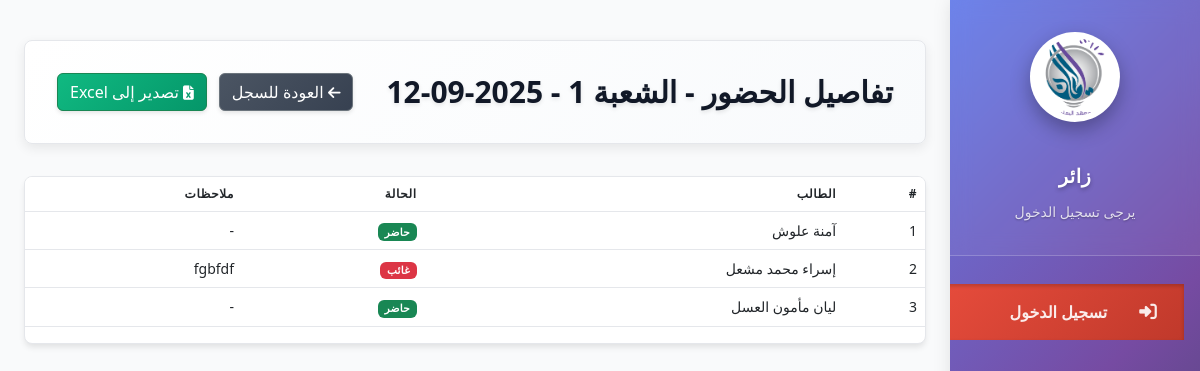
/attendance/attendance/detail/1/2025-09-12/, run on the app's committed database.
### attendance/models.py (models this page shows, shortened)
class Attendance(models.Model):
    class Status(models.TextChoices):
        PRESENT = 'present', 'حاضر'
        ABSENT = 'absent', 'غائب'
        LATE = 'late', 'متأخر'
    student = models.ForeignKey(Student, on_delete=models.CASCADE, verbose_name='الطالب')
    classroom = models.ForeignKey(Classroom, on_delete=models.CASCADE, verbose_name='الشعبة')
    date = models.DateField(default=timezone.now, verbose_name='التاريخ')
    status = models.CharField(max_length=10, choices=Status.choices, default='absent', verbose_name='الحالة')
    notes = models.TextField(blank=True, null=True, verbose_name='ملاحظات')
    class Meta:
        verbose_name = 'حضور'
        verbose_name_plural = 'سجل الحضور'
        unique_together = ('student', 'date')  # منع تكرار تسجيل نفس الطالب في نفس اليوم

### students/models.py (models this page shows, shortened)
class Student(models.Model):
    class Gender(models.TextChoices):
        MALE = 'male', 'ذكر'
        FEMALE = 'female', 'أنثى'
    class HowKnewUs(models.TextChoices):
        FRIEND = 'friend', 'صديق'
        SOCIAL = 'social', 'وسائل التواصل الاجتماعي'
        AD = 'ad', 'إعلان'
        ADS = 'ads', 'إعلانات طرقية'
        OTHER = 'other', 'أخرى'
    class Academic_Track(models.TextChoices):
        LITERARY = 'أدبي', 'الأدبي'
        SCIENTIFIC = 'علمي', 'العلمي'
        NINTH_GRADE = 'تاسع', 'الصف التاسع'
    full_name = models.CharField(max_length=200)
    email = models.EmailField(blank=True, null=True)
    phone = models.CharField(max_length=20, blank=True)
    gender = models.CharField(max_length=6, choices=Gender.choices, blank=True)
    branch = models.CharField(max_length=10, choices=Academic_Track.choices, blank=True)
    birth_date = models.DateField(null=True, blank=True)
    student_number = models.CharField(max_length=20, blank=True)
    nationality = models.CharField(max_length=50, blank=True)
    registration_date = models.DateField(default=datetime.now)
    tase3 = models.IntegerField(default=0, blank=True)
    disease = models.TextField(blank=True, default="none")
    is_active = models.BooleanField(default=True, verbose_name="نشط")
    father_name = models.CharField(max_length=100, blank=True)
    father_job = models.CharField(max_length=100, blank=True)
    father_phone = models.CharField(max_length=20, blank=True)
    mother_name = models.CharField(max_length=100, blank=True)
    mother_job = models.CharField(max_length=100, blank=True)
    mother_phone = models.CharField(max_length=20, blank=True)
    address = models.TextField(blank=True)
    home_phone = models.CharField(max_length=20, blank=True)
    previous_school = models.CharField(max_length=100, blank=True)
    elementary_school = models.CharField(max_length=100, blank=True)
    how_knew_us = models.CharField(
        max_length=100,
        choices=HowKnewUs.choices,
        blank=True,
        null=True
    )
    notes = models.TextField(blank=True)
    added_by = models.ForeignKey(
        User,
        on_delete=models.SET_NULL,
        null=True,
        blank=True,
        verbose_name="تم الإضافة بواسطة"
    )
    discount_percent = models.DecimalField(
        max_digits=5,
        decimal_places=2,
        default=Decimal('0'),
        help_text="Percentage discount (0-100)",
        verbose_name='نسبة الحسم الافتراضي %'
    )
    discount_amount = models.DecimalField(
        max_digits=10,
        decimal_places=2,
        default=Decimal('0'),
        help_text="Fixed amount discount",
        verbose_name='قيمة الحسم الافتراضي'
    )
    discount_reason = models.CharField(
        max_length=200,
        blank=True,
        verbose_name='سبب الحسم'
    )
    created_at = models.DateTimeField(auto_now_add=True)
    updated_at = models.DateTimeField(auto_now=True)
    account = models.ForeignKey(
        'accounts.Account',
        on_delete=models.SET_NULL,
        null=True,
        blank=True,
        verbose_name='حساب الطالب (ذمم)'
    )
    class Meta:
        ordering = ['full_name']
        verbose_name = 'طالب'
        verbose_name_plural = 'الطلاب'

### attendance/views.py (the view)
# urls.py: path('attendance/detail/<int:classroom_id>/<str:date>/', views.AttendanceDetailView.as_view(), name='attendance_detail'),
class AttendanceDetailView(ListView):
    model = Attendance
    template_name = 'attendance/attendance_detail.html'
    context_object_name = 'attendances'
    def get_queryset(self):
        classroom_id = self.kwargs.get('classroom_id')
        date = self.kwargs.get('date')
        return Attendance.objects.filter(classroom_id=classroom_id, date=date)
    def get_context_data(self, **kwargs):
        context = super().get_context_data(**kwargs)
        context['classroom'] = get_object_or_404(Classroom, id=self.kwargs.get('classroom_id'))
        context['date'] = self.kwargs.get('date')
        return context

### employ/context_processors.py (called while the page is built, shortened)
def employee_data(request):
    return {}

### templates/attendance/attendance_detail.html (shortened to what this page needs)
{% extends "base.html" %}
{% load static %}
{% block content %}
<div class="module-header">
    <h2>تفاصيل الحضور - {{ classroom.name }} - {{ date }}</h2>
    <div class="header-actions">
        <a href="{% url 'attendance:attendance' %}" class="btn btn-secondary">
            <i class="fas fa-arrow-left"></i> العودة للسجل
        </a>
        <a href="{% url 'attendance:export_attendance' classroom.id date %}" class="btn btn-success">
            <i class="fas fa-file-excel"></i> تصدير إلى Excel
        </a>
    </div>
</div>
<div class="table-container">
    <table class="table">
        <thead>
            <tr>
                <th>#</th>
                <th>الطالب</th>
                <th>الحالة</th>
                <th>ملاحظات</th>
            </tr>
        </thead>
        <tbody>
            {% for attendance in attendances %}
            <tr>
                <td>{{ forloop.counter }}</td>
                <td>{{ attendance.student.full_name }}</td>
                <td>
                    <span class="badge {% if attendance.status == 'present' %}bg-success{% elif attendance.status == 'absent' %}bg-danger{% else %}bg-warning{% endif %}">
                        {{ attendance.get_status_display }}
                    </span>
                </td>
                <td>{{ attendance.notes|default:"-" }}</td>
            </tr>
            {% empty %}
            <tr>
                <td colspan="4" class="text-center">لا توجد سجلات حضور</td>
            </tr>
            {% endfor %}
        </tbody>
    </table>
</div>
{% endblock %}

### static/css/main.css (style rules this page uses)
:root { --primary-color: #3498db; --secondary-color: #2ecc71; --danger-color: #e74c3c; --warning-color: #f39c12; --info-color: #1abc9c; --dark-color: #4d6883; --light-color: #ecf0f1; --white: #ffffff; --black: #2c3e50; --gray: #95a5a6; --border-radius: 8px; --box-shadow: 0 2px 10px rgba(0, 0, 0, 0.1); --transition: all 0.3s ease; --sidebar-width: 250px; --sidebar-collapsed-width: 70px; --sidebar-transition: all 0.4s cubic-bezier(0.4, 0, 0.2, 1); }
* { margin: 0; padding: 0; box-sizing: border-box; }
html { scroll-behavior: smooth; }
body { font-family: 'Tajawal', sans-serif; background-image: url('../img/back.png'); color: var(--black); direction: rtl; line-height: 1.6; }
a { text-decoration: none; color: var(--primary-color); }
.btn { display: inline-flex; align-items: center; justify-content: center; padding: 0.5rem 1rem; border-radius: var(--border-radius); font-weight: 500; cursor: pointer; transition: var(--transition); border: none; font-size: 0.9rem; gap: 0.5rem; }
.btn i { font-size: 0.9rem; }
.btn-secondary { background-color: var(--secondary-color); color: var(--white); }
.module-header { display: flex; justify-content: space-between; align-items: center; margin-bottom: 1.5rem; padding: 1rem; background: var(--white); border-radius: var(--border-radius); box-shadow: var(--box-shadow); }
.module-header h2 { color: var(--dark-color); margin: 0; }
.header-actions { display: flex; gap: 0.5rem; }
.table-container { background-color: var(--white); border-radius: var(--border-radius); box-shadow: var(--box-shadow); overflow-x: auto; margin-bottom: 2rem; }
.table { width: 100%; border-collapse: collapse; }
.table th, .table td { padding: 0.8rem 1rem; text-align: right; }
.table th { background-color: #f8f9fa; font-weight: 700; color: var(--dark-color); border-bottom: 2px solid #eee; }
.table td { border-bottom: 1px solid #eee; }
.badge { display: inline-block; padding: 0.25em 0.4em; font-size: 75%; font-weight: 700; line-height: 1; text-align: center; white-space: nowrap; vertical-align: baseline; border-radius: 0.25rem; }
.bg-success { background-color: var(--secondary-color) !important; }
.bg-danger { background-color: var(--danger-color) !important; }

### data on the page
Attendance: student.full_name "آمنة علوش", status "حاضر", notes "-"
Attendance: student.full_name "إسراء محمد مشعل", status "غائب", notes "fgbfdf"
Attendance: student.full_name "ليان مأمون العسل", status "حاضر", notes "-"

### other printed values
{{ date }} "2025-09-12"
